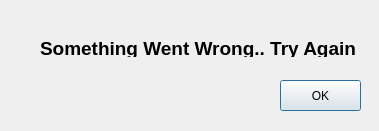
<?xml version="1.0" encoding="UTF-8"?>
<ui version="4.0">
 <class>Error</class>
 <widget class="QDialog" name="Error">
  <property name="geometry">
   <rect>
    <x>0</x>
    <y>0</y>
    <width>379</width>
    <height>131</height>
   </rect>
  </property>
  <property name="windowTitle">
   <string>Dialog</string>
  </property>
  <widget class="QLabel" name="label">
   <property name="geometry">
    <rect>
     <x>40</x>
     <y>40</y>
     <width>321</width>
     <height>17</height>
    </rect>
   </property>
   <property name="font">
    <font>
     <pointsize>14</pointsize>
     <weight>75</weight>
     <bold>true</bold>
    </font>
   </property>
   <property name="text">
    <string>Something Went Wrong.. Try Again</string>
   </property>
  </widget>
  <widget class="QPushButton" name="pushButton">
   <property name="geometry">
    <rect>
     <x>280</x>
     <y>80</y>
     <width>81</width>
     <height>31</height>
    </rect>
   </property>
   <property name="text">
    <string>OK</string>
   </property>
  </widget>
 </widget>
 <resources/>
 <connections/>
</ui>
